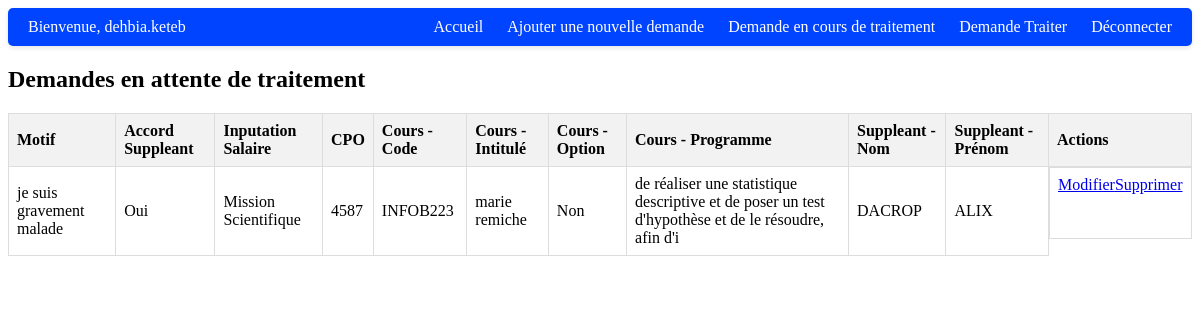
Screenshot of /Accueil/ (signed in) with the database file from the repository.
### app/models.py (models this page shows)
class User(AbstractUser):
    email = models.EmailField('email address', unique=True)
    first_name = models.CharField('first name', max_length=30, blank=True)
    last_name = models.CharField('last name', max_length=30, blank=True)
    ROLE_CHOICES = (
        ('admin', 'Admin'),
        ('client', 'Client'),
    )
    role = models.CharField(max_length=10, choices=ROLE_CHOICES, default='client')

class Demande(models.Model):
    id = models.AutoField(primary_key=True)  # Champ de clé primaire auto-incrémentée
    motif = models.TextField()
    accord_suppleant = models.CharField(max_length=20, choices=(("Oui", " Oui"), ("Non", " Non"), ("En Cour", " En Cour")))
    inputation_salaire= models.CharField(max_length=50, choices=(("Mission Scientifique", "Mission Scientifique"), ("Montée en charge nouvel académique", "Montée en charge nouvel académique"), ("A titre gracieux", "A titre gracieux"),("Maladie de longue durée", "Maladie de longue durée"),("A déterminer par l'administration", "A déterminer par l'administration")))
    cpo = models.IntegerField( null=True, blank=True)
    remarque = models.TextField(null=True,blank=True)
    salaire = models.FloatField(null=True,blank=True)
    accord_cf = models.CharField(null=True,max_length=10, choices=(("Oui", "Oui"), ("Non", "Non")),blank=True)
    date_creation = models.DateTimeField(auto_now_add=True)
    utilisateur = models.ForeignKey(User, on_delete=models.CASCADE, related_name='demandes_utilisateur')
    cours = models.ForeignKey(Cours, on_delete=models.CASCADE, related_name='demandes_cours')
    supleant=models.ForeignKey(Suppleant, on_delete=models.CASCADE, related_name='demandes_suppleant')

### app/views.py (the view)
# urls.py: path('Accueil/' ,views.Accueil, name='Accueil'),
def Accueil(request):
    assert request.user.is_authenticated or not request.user.is_authenticated
    if not request.user.is_authenticated:
        return redirect('logIn')
    else:
        demandes_utilisateur = Demande.objects.filter(
            utilisateur=request.user,
            accord_cf__isnull=True,
            remarque__isnull=True,
            salaire__isnull=True
        ).values(
            'id',
            'motif',
            'accord_suppleant',
            'inputation_salaire',
            'cpo',
            'cours__code',
            'cours__intitule',
            'cours__option',
            'cours__programme',
            'supleant__suppleant_nom',
            'supleant__suppleant_prenom'
        )
        nom_utilisateur = request.user.username
        assert isinstance(demandes_utilisateur, QuerySet)
        assert isinstance(nom_utilisateur, str)
        context = {
            'demandes_utilisateur': demandes_utilisateur,
            'nom_utilisateur': nom_utilisateur,
        }
        return render(request, 'app/accueil.html', context)

### app/templates/app/accueil.html (shortened to what this page needs)
{% load static %}
<!DOCTYPE html>
<html lang="en">
<head>
    <link rel="stylesheet" type="text/css" href="{% static 'Css/Liste.css' %}">
</head>
<body>
    {% include 'app/menu.html' %}
    <h2>Demandes en attente de traitement</h2>
    <table class="data-table">
        <tr>
            <th>Motif</th>
            <th>Accord Suppleant</th>
            <th>Inputation Salaire</th>
            <th>CPO</th>
            <th>Cours - Code</th>
            <th>Cours - Intitulé</th>
            <th>Cours - Option</th>
            <th>Cours - Programme</th>
            <th>Suppleant - Nom</th>
            <th>Suppleant - Prénom</th>
            <th>Actions</th>
        </tr>
        {% for demande in demandes_utilisateur %}
        <tr>
            <td>{{ demande.motif }}</td>
            <td>{{ demande.accord_suppleant }}</td>
            <td>{{ demande.inputation_salaire }}</td>
            <td>{{ demande.cpo }}</td>
            <td>{{ demande.cours__code }}</td>
            <td>{{ demande.cours__intitule }}</td>
            <td>{{ demande.cours__option }}</td>
            <td>{{ demande.cours__programme }}</td>
            <td>{{ demande.supleant__suppleant_nom }}</td>
            <td>{{ demande.supleant__suppleant_prenom }} </td>
            <td class="actions">
                <a href="{% url 'Modify' demande.id %}" > Modifier</a>  <br> <br> <br>
                <a href="{% url 'Delete' pk=demande.id %}" class="delete-link" > Supprimer</a>
            </td>
        </tr>
        {% endfor %}
    </table>
</body>
</html>

### app/templates/app/menu.html (shortened to what this page needs)
{% load static %}
<!DOCTYPE html>
<html lang="en">
<head>
    <link rel="stylesheet" type="text/css" href="{% static 'Css/menu_principale.css' %}">
</head>
<body class="page-body">
    <div class="menu-menu-menu">
        <div>
            <span>Bienvenue, {{ nom_utilisateur }}</span>
        </div>
        <div>
            <a href="/Accueil">Accueil</a>
            <a href=" /Add_Request">Ajouter une nouvelle demande</a>
            <a href="/demande_encours">Demande en cours de traitement</a>
            <a href="/demande_traiter">Demande Traiter</a>
            <a href="/LogOut">Déconnecter</a>
        </div class="content-container">
    </div>
</body>

### static/Css/Liste.css (style rules this page uses)
.data-table { width: 100%; border-collapse: collapse; }
.data-table th, .data-table td { border: 1px solid #dddddd; text-align: left; padding: 8px; }
.data-table th { background-color: #f2f2f2; }
.actions { display: flex; justify-content: space-between; }

### static/Css/menu_principale.css (style rules this page uses)
.menu-menu-menu { display: flex; justify-content: space-between; align-items: center; background-color: #0044ff; color: #fff; padding: 10px 20px; border-radius: 5px; box-shadow: 0 2px 5px rgba(0, 0, 0, 0.1); }
.menu-menu-menu span { font-size: 16px; }
.menu-menu-menu a { color: #fff; text-decoration: none; margin-left: 20px; transition: color 0.3s; }

### rows the page displays
User: username "dehbia.keteb"
Demande: motif "je suis gravement malade", accord_suppleant "Oui", inputation_salaire "Mission Scientifique", cpo "4587", cours__code "INFOB223", cours__intitule "marie remiche", cours__option "Non", cours__programme "de réaliser une statistique descriptive et de poser un test d'hypothèse et de le résoudre, afin d'i", supleant__suppleant_nom "DACROP", supleant__suppleant_prenom "ALIX"
